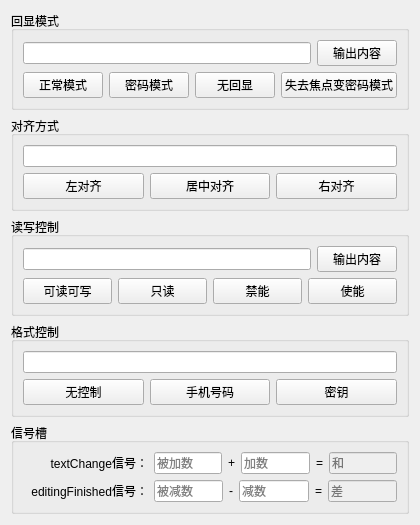
<?xml version="1.0" encoding="UTF-8"?>
<ui version="4.0">
 <class>Widget</class>
 <widget class="QWidget" name="Widget">
  <property name="geometry">
   <rect>
    <x>0</x>
    <y>0</y>
    <width>399</width>
    <height>523</height>
   </rect>
  </property>
  <property name="windowTitle">
   <string>Widget</string>
  </property>
  <layout class="QVBoxLayout" name="verticalLayout_7">
   <item>
    <widget class="QGroupBox" name="groupBox">
     <property name="title">
      <string>回显模式</string>
     </property>
     <layout class="QVBoxLayout" name="verticalLayout">
      <item>
       <layout class="QHBoxLayout" name="horizontalLayout_2">
        <item>
         <widget class="QLineEdit" name="le_1"/>
        </item>
        <item>
         <widget class="QPushButton" name="btn_out1">
          <property name="text">
           <string>输出内容</string>
          </property>
         </widget>
        </item>
       </layout>
      </item>
      <item>
       <layout class="QHBoxLayout" name="horizontalLayout">
        <item>
         <widget class="QPushButton" name="btn_normal">
          <property name="text">
           <string>正常模式</string>
          </property>
         </widget>
        </item>
        <item>
         <widget class="QPushButton" name="btn_password">
          <property name="text">
           <string>密码模式</string>
          </property>
         </widget>
        </item>
        <item>
         <widget class="QPushButton" name="btn_noecho">
          <property name="text">
           <string>无回显</string>
          </property>
         </widget>
        </item>
        <item>
         <widget class="QPushButton" name="btn_pe">
          <property name="text">
           <string>失去焦点变密码模式</string>
          </property>
         </widget>
        </item>
       </layout>
      </item>
     </layout>
    </widget>
   </item>
   <item>
    <widget class="QGroupBox" name="groupBox_2">
     <property name="title">
      <string>对齐方式</string>
     </property>
     <layout class="QVBoxLayout" name="verticalLayout_2">
      <item>
       <widget class="QLineEdit" name="le_2"/>
      </item>
      <item>
       <layout class="QHBoxLayout" name="horizontalLayout_4">
        <item>
         <widget class="QPushButton" name="btn_l">
          <property name="text">
           <string>左对齐</string>
          </property>
         </widget>
        </item>
        <item>
         <widget class="QPushButton" name="btn_c">
          <property name="text">
           <string>居中对齐</string>
          </property>
         </widget>
        </item>
        <item>
         <widget class="QPushButton" name="btn_r">
          <property name="text">
           <string>右对齐</string>
          </property>
         </widget>
        </item>
       </layout>
      </item>
     </layout>
    </widget>
   </item>
   <item>
    <widget class="QGroupBox" name="groupBox_3">
     <property name="title">
      <string>读写控制</string>
     </property>
     <layout class="QVBoxLayout" name="verticalLayout_3">
      <item>
       <layout class="QHBoxLayout" name="horizontalLayout_3">
        <item>
         <widget class="QLineEdit" name="le_3"/>
        </item>
        <item>
         <widget class="QPushButton" name="btn_out3">
          <property name="text">
           <string>输出内容</string>
          </property>
         </widget>
        </item>
       </layout>
      </item>
      <item>
       <layout class="QHBoxLayout" name="horizontalLayout_5">
        <item>
         <widget class="QPushButton" name="btn_readwrite">
          <property name="text">
           <string>可读可写</string>
          </property>
         </widget>
        </item>
        <item>
         <widget class="QPushButton" name="btn_readonly">
          <property name="text">
           <string>只读</string>
          </property>
         </widget>
        </item>
        <item>
         <widget class="QPushButton" name="btn_disable">
          <property name="text">
           <string>禁能</string>
          </property>
         </widget>
        </item>
        <item>
         <widget class="QPushButton" name="btn_enable">
          <property name="text">
           <string>使能</string>
          </property>
         </widget>
        </item>
       </layout>
      </item>
     </layout>
    </widget>
   </item>
   <item>
    <widget class="QGroupBox" name="groupBox_4">
     <property name="title">
      <string>格式控制</string>
     </property>
     <layout class="QVBoxLayout" name="verticalLayout_6">
      <item>
       <widget class="QLineEdit" name="le_4"/>
      </item>
      <item>
       <layout class="QHBoxLayout" name="horizontalLayout_9">
        <item>
         <widget class="QPushButton" name="btn_masknone">
          <property name="text">
           <string>无控制</string>
          </property>
         </widget>
        </item>
        <item>
         <widget class="QPushButton" name="btn_maskphone">
          <property name="text">
           <string>手机号码</string>
          </property>
         </widget>
        </item>
        <item>
         <widget class="QPushButton" name="btn_maskkey">
          <property name="text">
           <string>密钥</string>
          </property>
         </widget>
        </item>
       </layout>
      </item>
     </layout>
    </widget>
   </item>
   <item>
    <widget class="QGroupBox" name="groupBox_5">
     <property name="layoutDirection">
      <enum>Qt::LeftToRight</enum>
     </property>
     <property name="autoFillBackground">
      <bool>false</bool>
     </property>
     <property name="title">
      <string>信号槽</string>
     </property>
     <layout class="QFormLayout" name="formLayout">
      <item row="0" column="0">
       <widget class="QLabel" name="label_3">
        <property name="minimumSize">
         <size>
          <width>125</width>
          <height>0</height>
         </size>
        </property>
        <property name="mouseTracking">
         <bool>false</bool>
        </property>
        <property name="layoutDirection">
         <enum>Qt::RightToLeft</enum>
        </property>
        <property name="autoFillBackground">
         <bool>false</bool>
        </property>
        <property name="text">
         <string>textChange信号：</string>
        </property>
        <property name="alignment">
         <set>Qt::AlignRight|Qt::AlignTrailing|Qt::AlignVCenter</set>
        </property>
       </widget>
      </item>
      <item row="0" column="1">
       <layout class="QHBoxLayout" name="horizontalLayout_10">
        <item>
         <widget class="QLineEdit" name="le_51">
          <property name="placeholderText">
           <string>被加数</string>
          </property>
         </widget>
        </item>
        <item>
         <widget class="QLabel" name="label">
          <property name="text">
           <string>+</string>
          </property>
         </widget>
        </item>
        <item>
         <widget class="QLineEdit" name="le_52">
          <property name="placeholderText">
           <string>加数</string>
          </property>
         </widget>
        </item>
        <item>
         <widget class="QLabel" name="label_2">
          <property name="text">
           <string>=</string>
          </property>
         </widget>
        </item>
        <item>
         <widget class="QLineEdit" name="le_53">
          <property name="enabled">
           <bool>false</bool>
          </property>
          <property name="placeholderText">
           <string>和</string>
          </property>
         </widget>
        </item>
       </layout>
      </item>
      <item row="1" column="0">
       <widget class="QLabel" name="label_7">
        <property name="minimumSize">
         <size>
          <width>125</width>
          <height>0</height>
         </size>
        </property>
        <property name="layoutDirection">
         <enum>Qt::RightToLeft</enum>
        </property>
        <property name="text">
         <string>editingFinished信号：</string>
        </property>
        <property name="alignment">
         <set>Qt::AlignRight|Qt::AlignTrailing|Qt::AlignVCenter</set>
        </property>
       </widget>
      </item>
      <item row="1" column="1">
       <layout class="QHBoxLayout" name="horizontalLayout_15">
        <item>
         <widget class="QLineEdit" name="le_54">
          <property name="placeholderText">
           <string>被减数</string>
          </property>
         </widget>
        </item>
        <item>
         <widget class="QLabel" name="label_8">
          <property name="text">
           <string>-</string>
          </property>
         </widget>
        </item>
        <item>
         <widget class="QLineEdit" name="le_55">
          <property name="placeholderText">
           <string>减数</string>
          </property>
         </widget>
        </item>
        <item>
         <widget class="QLabel" name="label_9">
          <property name="text">
           <string>=</string>
          </property>
         </widget>
        </item>
        <item>
         <widget class="QLineEdit" name="le_56">
          <property name="enabled">
           <bool>false</bool>
          </property>
          <property name="placeholderText">
           <string>差</string>
          </property>
         </widget>
        </item>
       </layout>
      </item>
     </layout>
    </widget>
   </item>
  </layout>
 </widget>
 <resources/>
 <connections/>
</ui>
